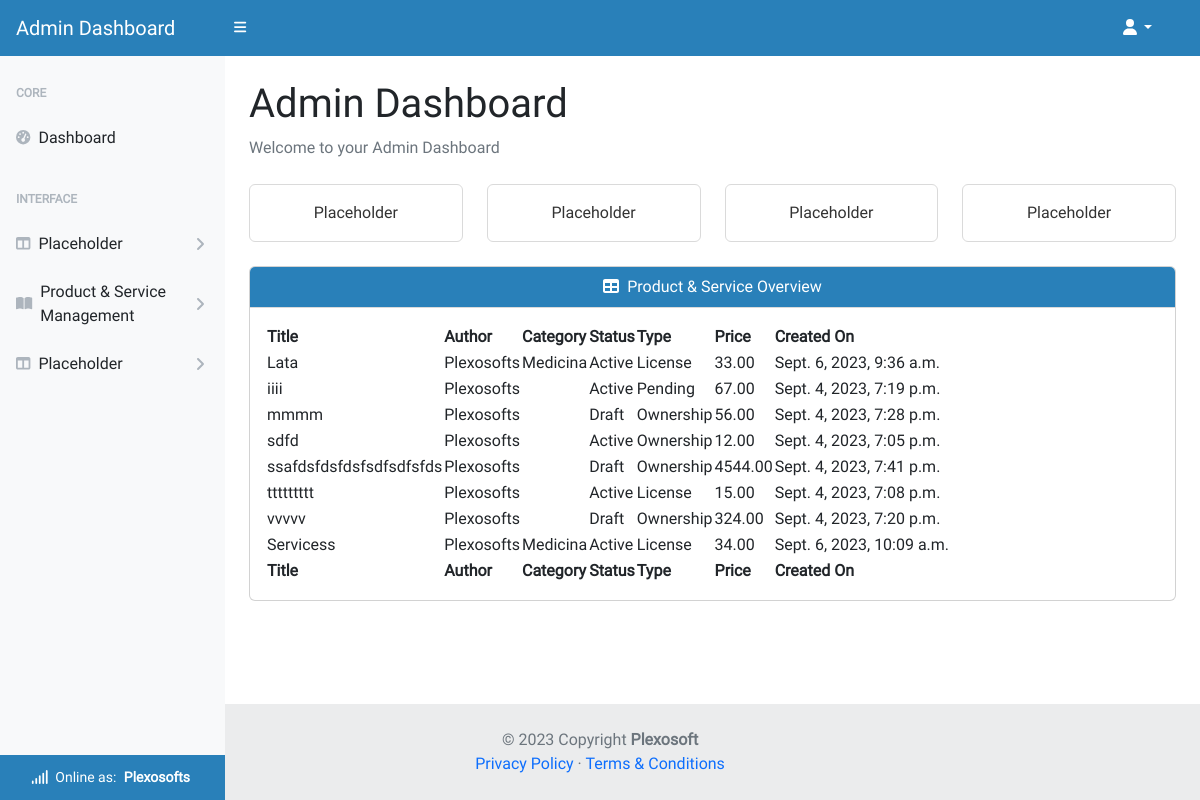
Page /account/admin/ (signed in) on the committed database.
### homepage/models.py (models this page shows)
class UserProfile(AbstractUser):
    email = models.EmailField(
        unique=True)
    role = models.IntegerField(choices=ROLES, default=0)
    type = models.IntegerField(choices=USER_TYPE, default=0)
    status = models.IntegerField(choices=STATUS, default=2)
    user_transactions = models.ManyToManyField(
        'product_service.Product',
        through='product_service.Transaction',
        related_name='user_profiles')
    class Meta:
        ordering = ['username']
    def __str__(self):
        return f'{self.username}'

### product_service/models.py (models this page shows, shortened)
class Product(models.Model):
    title = models.CharField(max_length=64, unique=True)
    sku = models.CharField(max_length=64, unique=True)
    price = models.DecimalField(max_digits=6, decimal_places=2)
    description = models.TextField(max_length=256)
    status = models.IntegerField(choices=STATUS, default=0)
    category = models.ForeignKey(
        Category, on_delete=models.SET_NULL,
        related_name='product_categories', null=True, blank=True)
    excerpt = models.CharField(max_length=128)
    type = models.IntegerField(choices=SCOPE_TYPE, default=1)
    code = models.ManyToManyField(CodeType, related_name="code_type")
    service = models.ManyToManyField(ServiceType, related_name="service_type")
    preview = models.URLField(
        max_length=1024, null=True, blank=True, unique=True)
    docs = models.URLField(
        max_length=1024, null=True, blank=True, unique=True)
    slug = models.SlugField(max_length=200, unique=True, blank=True)
    image = models.ImageField(null=True, blank=True)
    image_url = models.URLField(max_length=1024, null=True, blank=True)
    author = models.ForeignKey(
        'homepage.UserProfile', on_delete=models.SET_NULL,
        related_name='product_authors', null=True)
    created_on = models.DateTimeField(auto_now_add=True)
    likes = models.ManyToManyField(
        'homepage.Like', related_name='product_likes', blank=True)
    comments = models.ManyToManyField(
        'homepage.Comment', related_name='product_comments', blank=True)
    transactions = models.ManyToManyField(
        'homepage.UserProfile', through='Transaction',
        related_name='product_transactions', blank=True)
    download_url = models.ManyToManyField(
        'Download', related_name='product_downloads', blank=True)
    class Meta:
        ordering = ['title']

class Category(models.Model):
    category_name = models.CharField(max_length=64, unique=True)
    alt_name = models.CharField(max_length=64, unique=True)
    class Meta:
        ordering = ['category_name']
        verbose_name_plural = "Categories"

class Service(models.Model):
    title = models.CharField(max_length=64, unique=True)
    sku = models.CharField(max_length=64, unique=True)
    price = models.DecimalField(max_digits=6, decimal_places=2)
    description = models.TextField(max_length=256)
    status = models.IntegerField(choices=STATUS, default=0)
    category = models.ForeignKey(
        Category, on_delete=models.SET_NULL,
        related_name='service_categories', null=True, blank=True)
    excerpt = models.CharField(max_length=128)
    type = models.IntegerField(choices=SCOPE_TYPE, default=1)
    code = models.ManyToManyField(CodeType, related_name="code_type_service")
    service = models.ManyToManyField(
        ServiceType, related_name="on_service_type")
    preview = models.URLField(
        max_length=1024, null=True, blank=True, unique=True)
    docs = models.URLField(
        max_length=1024, null=True, blank=True, unique=True)
    slug = models.SlugField(max_length=200, unique=True, blank=True)
    image = models.ImageField(null=True, blank=True)
    image_url = models.URLField(max_length=1024, null=True, blank=True)
    author = models.ForeignKey(
        'homepage.UserProfile', on_delete=models.SET_NULL,
        related_name='service_authors', null=True)
    created_on = models.DateTimeField(auto_now_add=True)
    likes = models.ManyToManyField(
        'homepage.Like', related_name='service_likes', blank=True)
    comments = models.ManyToManyField(
        'homepage.Comment', related_name='service_comments', blank=True)
    transactions = models.ManyToManyField(
        'homepage.UserProfile', through='Transaction',
        related_name='service_transactions', blank=True)
    download_url = models.ManyToManyField(
        'Download', related_name='service_downloads', blank=True)
    class Meta:
        ordering = ['title']

### admin_dashboard/views.py (the view, shortened to what this page needs)
# urls.py: path('account/admin/', AdminDashboard.as_view(),
class AdminDashboard(AdminRequiredMixin, generic.DetailView):
    model = UserProfile
    template_name = 'admin-dashboard/dashboard.html'
    context_object_name = 'admin_dashboard'
    def get_object(self, queryset=None):
        return get_object_or_404(UserProfile, pk=self.request.user.pk)

### admin_dashboard/views.py (called while the page is built)
    def test_func(self):
        user_profile = self.request.user
        return user_profile and user_profile.role == 1

### homepage/custom_context_processors.py (called while the page is built)
def get_verified_email(request):
    if request.user.is_authenticated:
        try:
            email_object = EmailAddress.objects.get(user=request.user)
            if email_object.verified:
                return {'get_verified_email': email_object}
        except EmailAddress.DoesNotExist:
            pass
    return {'get_verified_email': None}

### admin_dashboard/templates/admin-dashboard/dashboard.html (shortened to what this page needs)
{% extends "admin-dashboard/base.html" %}
{% load i18n %}
{% block content %}
<main class="pb-5 mb-5">
    <div class="container-fluid p-4 pt-0 pb-5">
        <h1 class="mt-4">Admin Dashboard</h1>
        <ol class="breadcrumb mb-4">
            <li class="breadcrumb-item active">Welcome to your Admin Dashboard</li>
        </ol>
        <div class="row">
            <div class="col-xl-3 col-md-6">
                <div class="card bg-white-border text-white mb-4">
                    <div class="card-body">Placeholder</div>
                </div>
            </div>
            <div class="col-xl-3 col-md-6">
                <div class="card bg-white-border text-white mb-4">
                    <div class="card-body">Placeholder</div>
                </div>
            </div>
            <div class="col-xl-3 col-md-6">
                <div class="card bg-white-border text-white mb-4">
                    <div class="card-body">Placeholder</div>
                </div>
            </div>
            <div class="col-xl-3 col-md-6">
                <div class="card bg-white-border text-white mb-4">
                    <div class="card-body">Placeholder</div>
                </div>
            </div>
        </div>
        <div class="card mb-4">
            <div class="card-header text-center">
                <i class="fas fa-table me-1"></i>
                Product & Service Overview
            </div>
            <div class="card-body">
                <table id="datatablesSimple">
                    <thead>
                        <tr>
                            <th>Title</th>
                            <th>Author</th>
                            <th>Category</th>
                            <th>Status</th>
                            <th>Type</th>
                            <th>Price</th>
                            <th>Created On</th>
                        </tr>
                    </thead>
                    <tfoot>
                        <tr>
                            <th>Title</th>
                            <th>Author</th>
                            <th>Category</th>
                            <th>Status</th>
                            <th>Type</th>
                            <th>Price</th>
                            <th>Created On</th>
                        </tr>
                    </tfoot>
                    <tbody>
                        {% for product in admin_dashboard.product_authors.all %}
                        <tr>
                            <td>{{ product.title }}</td>
                            <td>{{ product.author }}</td>
                            <td>{{ product.category.category_name }}</td>
                            <td>{{ product.get_status_display }}</td>
                            <td>{{ product.get_type_display }}</td>
                            <td>{{ product.price }}</td>
                            <td>{{ product.created_on }}</td>
                        </tr>
                        {% endfor %}
                        {% for service in admin_dashboard.service_authors.all %}
                        <tr>
                            <td>{{ service.title }}</td>
                            <td>{{ service.author }}</td>
                            <td>{{ service.category.category_name }}</td>
                            <td>{{ service.get_status_display }}</td>
                            <td>{{ service.get_type_display }}</td>
                            <td>{{ service.price }}</td>
                            <td>{{ service.created_on }}</td>
                        </tr>
                        {% endfor %}
                    </tbody>
                </table>
            </div>
        </div>
    </div>
</main>
{% endblock content %}

### admin_dashboard/templates/admin-dashboard/base.html (shortened to what this page needs)
{% load static %}
{% now "Y-m-d" as current_date %}
{% now "Y" as copyright %}
<!DOCTYPE html>
<html lang="en">
<head>
    <link href="https://cdn.jsdelivr.net/npm/bootstrap@5.2.3/dist/css/bootstrap.min.css" rel="stylesheet">
    <link href="https://cdn.jsdelivr.net/npm/bootstrap-icons@1.5.0/font/bootstrap-icons.css" rel="stylesheet" />
    <link href="https://cdn.jsdelivr.net/npm/simple-datatables@7.1.2/dist/style.min.css" rel="stylesheet" />
    <link href="{% static 'backend/css/styles.css' %}" rel="stylesheet" />
    <link rel="stylesheet" href="{% static 'custom/css/style.css' %}">
    <link rel="stylesheet" href="{% static 'frontend/css/base.css' %}">
</head>
<body class="sb-nav-fixed">
    <nav class="sb-topnav navbar navbar-expand navbar-light bg-light">
        <a class="navbar-brand ps-3" href="{% url 'admin_dashboard' %}">Admin Dashboard</a>
        <button class="btn btn-link btn-sm order-1 order-lg-0 me-4 me-lg-0" id="sidebarToggle" href="#!"><i
                class="fas fa-bars"></i></button>
        <div class="d-md-inline-block form-inline ms-auto me-0 me-md-3 my-2 my-md-0">
            <ul class="navbar-nav ms-auto ms-md-0 me-3 me-lg-4">
                <li class="nav-item dropdown">
                    <a class="nav-link dropdown-toggle" id="navbarDropdown" href="#" role="button"
                        data-bs-toggle="dropdown" aria-expanded="false"><i class="fas fa-user fa-fw"></i></a>
                </li>
            </ul>
        </div>
    </nav>
    <div id="layoutSidenav">
        <div id="layoutSidenav_nav">
            <nav class="sb-sidenav accordion sb-sidenav-light" id="sidenavAccordion">
                <div class="sb-sidenav-menu">
                    <div class="nav">
                        <div class="sb-sidenav-menu-heading">Core</div>
                        <a class="nav-link" href="{% url 'admin_dashboard' %}">
                            <div class="sb-nav-link-icon"><i class="fas fa-tachometer-alt"></i></div>
                            Dashboard
                        </a>
                        <div class="sb-sidenav-menu-heading">Interface</div>
                        <a class="nav-link collapsed" href="#" data-bs-toggle="collapse"
                            data-bs-target="#collapseLayouts" aria-expanded="false" aria-controls="collapseLayouts">
                            <div class="sb-nav-link-icon"><i class="fas fa-columns"></i></div>
                            Placeholder
                            <div class="sb-sidenav-collapse-arrow"><i class="fas fa-angle-down"></i></div>
                        </a>
                        <a class="nav-link collapsed" href="#" data-bs-toggle="collapse" data-bs-target="#collapsePages"
                            aria-expanded="false" aria-controls="collapsePages">
                            <div class="sb-nav-link-icon"><i class="fas fa-book-open"></i></div>
                            Product & Service Management
                            <div class="sb-sidenav-collapse-arrow"><i class="fas fa-angle-down"></i></div>
                        </a>
                        <a class="nav-link collapsed" href="#" data-bs-toggle="collapse" data-bs-target="#collapseRoles"
                            aria-expanded="false" aria-controls="collapseRoles">
                            <div class="sb-nav-link-icon"><i class="fas fa-columns"></i></div>
                            Placeholder
                            <div class="sb-sidenav-collapse-arrow"><i class="fas fa-angle-down"></i></div>
                        </a>
                    </div>
                </div>
                <div class="sb-sidenav-footer text-center">
                    <div class="small"> <i class="fa-solid fa-signal"></i>
                        &nbsp;Online as:
                        <span class="px-1"><strong>{{ request.user.username }}
                            </strong>
                        </span>
                    </div>
                </div>
            </nav>
        </div>
        <div id="layoutSidenav_content">
            {% block content %}
            {% endblock content %}
        </div>
    </div>
    <footer class="text-center text-lg-start bg-light text-muted mt-5 footer-sticky">
        <div class="text-center pt-4 px-4 footer-bg">
            © {{ copyright }} Copyright
            <a class="text-reset fw-bold" href="https://github.com/plexoio/py">Plexosoft</a>
        </div>
        <div class="text-center pb-4 px-4 footer-bg m-0">
            <a href="" target="_blank">Privacy Policy</a>
            &middot;
            <a href="" target="_blank">Terms &amp; Conditions</a>
        </div>
    </footer>
</body>
</html>

### static/custom/css/style.css (style rules this page uses)
* { font-family: 'Roboto', Fairplay, sans-serif; }
h1 { font-family: 'Fairplay', Roboto, sans-serif; }
a { text-decoration: none; }
.footer-sticky { position: fixed; bottom: 0; width: 100%; }

### static/frontend/css/base.css (style rules this page uses)
a { text-decoration: none !important; }
.card-header { border-radius: 0px; background-color: #2980B9; color: white; border-bottom: 1px solid #dadada; }
.bg-white-border { background-color: #fff; border: 1px solid #dadada; color: #333333 !important; text-align: center; transition: 0.3s; }
.footer-bg { background-color: #0000000d; }
.navbar-light { background-color: #2980B9 !important; color: #ffffff !important; }
.navbar-brand { color: #ffffff !important; }
.fa-bars { color: #ffffff !important; transition: 0.3s; }
.fa-user { color: #ffffff !important; transition: 0.3s; }
.dropdown-toggle::after { color: #ffffff !important; transition: 0.3s; }
.nav-link { transition: background-color 0.3s, color 0.3s; }
.sb-nav-link-icon, .sb-sidenav-collapse-arrow { transition: color 0.3s; }
.sb-sidenav-light .sb-sidenav-footer { background-color: #2980b9; color: #fff; }

### rows in the picture
UserProfile: user.username "Plexosofts"
Product: title "Lata", author "Plexosofts", category.category_name "Medicina", status "Active", type "License", price "33.00", created_on "Sept. 6, 2023, 9:36 a.m."
Product: title "iiii", author "Plexosofts", status "Active", type "Pending", price "67.00", created_on "Sept. 4, 2023, 7:19 p.m."
Product: title "mmmm", author "Plexosofts", status "Draft", type "Ownership", price "56.00", created_on "Sept. 4, 2023, 7:28 p.m."
Product: title "sdfd", author "Plexosofts", status "Active", type "Ownership", price "12.00", created_on "Sept. 4, 2023, 7:05 p.m."
Product: title "ssafdsfdsfdsfsdfsdfsfds", author "Plexosofts", status "Draft", type "Ownership", price "4544.00", created_on "Sept. 4, 2023, 7:41 p.m."
Product: title "ttttttttt", author "Plexosofts", status "Active", type "License", price "15.00", created_on "Sept. 4, 2023, 7:08 p.m."
Product: title "vvvvv", author "Plexosofts", status "Draft", type "Ownership", price "324.00", created_on "Sept. 4, 2023, 7:20 p.m."
Service: title "Servicess", author "Plexosofts", category.category_name "Medicina", status "Active", type "License", price "34.00", created_on "Sept. 6, 2023, 10:09 a.m."

### other values in the picture
{{ copyright }} "2023"
